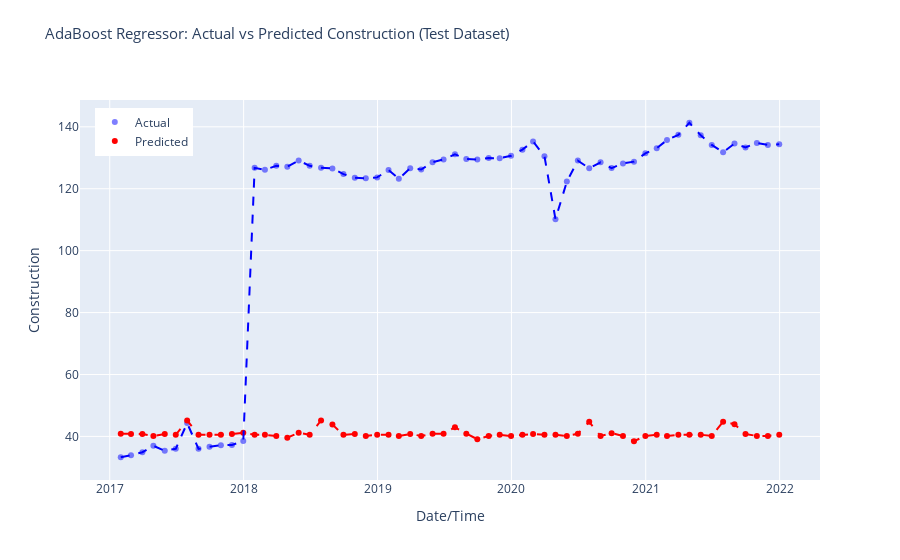

The code cell stored with this chart in its notebook:
### Code cell
# Make predictions on the test dataset
predictions = pycr.predict_model(model, data = test_data)
r2 = r2_score(predictions['Construction'], predictions['prediction_label'])
print('R-squared (R2) Score:', r2)


# Sort predictions DataFrame by index
predictions.sort_index(inplace=True)

# Create Plotly figure
fig = make_subplots(rows=1, cols=1, shared_xaxes=True, shared_yaxes=True)

# Add scatter plot for actual values
fig.add_trace(go.Scatter(x=predictions.index, y=predictions['Construction'],
                         mode='markers', marker=dict(color='blue', opacity=0.5),
                         name='Actual'), row=1, col=1)

# Add scatter plot for predicted values
fig.add_trace(go.Scatter(x=predictions.index, y=predictions['prediction_label'],
                         mode='markers', marker=dict(color='red'),
                         name='Predicted'), row=1, col=1)

# Add lines for sorted actual values
fig.add_trace(go.Scatter(x=predictions.index, y=predictions['Construction'].sort_index(),
                         mode='lines', line=dict(color='blue', dash='dash'),
                         showlegend=False), row=1, col=1)

# Add lines for sorted predicted values
fig.add_trace(go.Scatter(x=predictions.index, y=predictions['prediction_label'].sort_index(),
                         mode='lines', line=dict(color='red', dash='dash'),
                         showlegend=False), row=1, col=1)

fig.update_layout(title_text='AdaBoost Regressor: Actual vs Predicted Construction (Test Dataset)',
                  title_font_size=15, title_y=0.95,
                  xaxis_title='Date/Time', yaxis_title='Construction',
                  legend=dict(x=0.02, y=0.98),
                  grid=dict(rows=1, columns=1, ygap=0.2))

# Show interactive plot
fig.show()
